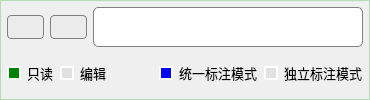
       <widget class="QGroupBox" name="groupBox_1">
        <property name="sizePolicy">
         <sizepolicy hsizetype="Expanding" vsizetype="Minimum">
          <horstretch>0</horstretch>
          <verstretch>0</verstretch>
         </sizepolicy>
        </property>
        <property name="minimumSize">
         <size>
          <width>0</width>
          <height>0</height>
         </size>
        </property>
        <property name="maximumSize">
         <size>
          <width>16777215</width>
          <height>1000000</height>
         </size>
        </property>
        <property name="styleSheet">
         <string notr="true">QGroupBox{border: 1px solid  rgb(180, 220, 180);}</string>
        </property>
        <property name="title">
         <string/>
        </property>
        <layout class="QVBoxLayout" name="verticalLayout_7">
         <property name="spacing">
          <number>6</number>
         </property>
         <property name="leftMargin">
          <number>6</number>
         </property>
         <property name="topMargin">
          <number>6</number>
         </property>
         <property name="rightMargin">
          <number>6</number>
         </property>
         <property name="bottomMargin">
          <number>6</number>
         </property>
         <item>
          <layout class="QHBoxLayout" name="horizontalLayout_28">
           <item>
            <widget class="QPushButton" name="pushButton_build_task">
             <property name="sizePolicy">
              <sizepolicy hsizetype="Minimum" vsizetype="Maximum">
               <horstretch>0</horstretch>
               <verstretch>0</verstretch>
              </sizepolicy>
             </property>
             <property name="minimumSize">
              <size>
               <width>35</width>
               <height>24</height>
              </size>
             </property>
             <property name="font">
              <font>
               <pointsize>10</pointsize>
              </font>
             </property>
             <property name="toolTip">
              <string>新建任务</string>
             </property>
             <property name="styleSheet">
              <string notr="true">QPushButton
{background-color: rgb(235, 235, 235);
border: 1px solid gray;
border-radius: 4px;
}
 QPushButton:hover {
            background-color:  rgb(225, 225, 225);
}

 QPushButton:pressed {
            background-color:  rgb(215, 215, 215);
        }        
</string>
             </property>
             <property name="text">
              <string/>
             </property>
             <property name="icon">
              <iconset>
               <normaloff>images/add/add.png</normaloff>images/add/add.png</iconset>
             </property>
             <property name="iconSize">
              <size>
               <width>16</width>
               <height>16</height>
              </size>
             </property>
            </widget>
           </item>
           <item>
            <widget class="QPushButton" name="pushButton_open_task">
             <property name="sizePolicy">
              <sizepolicy hsizetype="Minimum" vsizetype="Maximum">
               <horstretch>0</horstretch>
               <verstretch>0</verstretch>
              </sizepolicy>
             </property>
             <property name="minimumSize">
              <size>
               <width>35</width>
               <height>24</height>
              </size>
             </property>
             <property name="font">
              <font>
               <pointsize>10</pointsize>
              </font>
             </property>
             <property name="toolTip">
              <string>打开已有任务</string>
             </property>
             <property name="styleSheet">
              <string notr="true">QPushButton
{background-color: rgb(235, 235, 235);
border: 1px solid gray;
border-radius: 4px;
}
 QPushButton:hover {
            background-color:  rgb(225, 225, 225);
}

 QPushButton:pressed {
            background-color:  rgb(215, 215, 215);
        }        

</string>
             </property>
             <property name="text">
              <string/>
             </property>
             <property name="icon">
              <iconset>
               <normaloff>images/file_folder/open_folder.png</normaloff>images/file_folder/open_folder.png</iconset>
             </property>
             <property name="iconSize">
              <size>
               <width>16</width>
               <height>16</height>
              </size>
             </property>
            </widget>
           </item>
           <item>
            <widget class="QLineEdit" name="lineEdit">
             <property name="sizePolicy">
              <sizepolicy hsizetype="Expanding" vsizetype="Fixed">
               <horstretch>0</horstretch>
               <verstretch>0</verstretch>
              </sizepolicy>
             </property>
             <property name="minimumSize">
              <size>
               <width>270</width>
               <height>23</height>
              </size>
             </property>
             <property name="maximumSize">
              <size>
               <width>16777215</width>
               <height>1000000</height>
              </size>
             </property>
             <property name="font">
              <font>
               <pointsize>10</pointsize>
              </font>
             </property>
             <property name="contextMenuPolicy">
              <enum>Qt::CustomContextMenu</enum>
             </property>
             <property name="styleSheet">
              <string notr="true">border: 1px solid gray;
border-radius: 5px;</string>
             </property>
             <property name="readOnly">
              <bool>true</bool>
             </property>
            </widget>
           </item>
          </layout>
         </item>
         <item>
          <layout class="QHBoxLayout" name="horizontalLayout_7">
           <item>
            <widget class="QRadioButton" name="radioButton_read">
             <property name="enabled">
              <bool>true</bool>
             </property>
             <property name="sizePolicy">
              <sizepolicy hsizetype="Minimum" vsizetype="Minimum">
               <horstretch>0</horstretch>
               <verstretch>0</verstretch>
              </sizepolicy>
             </property>
             <property name="maximumSize">
              <size>
               <width>16777215</width>
               <height>20</height>
              </size>
             </property>
             <property name="font">
              <font>
               <pointsize>10</pointsize>
              </font>
             </property>
             <property name="toolTip">
              <string>图片分类通过剪切进行</string>
             </property>
             <property name="styleSheet">
              <string notr="true">QRadioButton::indicator:checked {
    background-color:       green;
    border:                 2px solid white;  
}

QRadioButton::indicator:unchecked {
    background-color:       rgb(225, 225, 225);
    border:                 2px solid white;  
}
QRadioButton::indicator:disabled {
    background-color:       rgb(100, 100, 100);
    border:                 2px solid white;  
}</string>
             </property>
             <property name="text">
              <string>只读</string>
             </property>
             <property name="checked">
              <bool>true</bool>
             </property>
             <attribute name="buttonGroup">
              <string notr="true">buttonGroup</string>
             </attribute>
            </widget>
           </item>
           <item>
            <widget class="QRadioButton" name="radioButton_write">
             <property name="enabled">
              <bool>true</bool>
             </property>
             <property name="sizePolicy">
              <sizepolicy hsizetype="Minimum" vsizetype="Minimum">
               <horstretch>0</horstretch>
               <verstretch>0</verstretch>
              </sizepolicy>
             </property>
             <property name="maximumSize">
              <size>
               <width>16777215</width>
               <height>20</height>
              </size>
             </property>
             <property name="font">
              <font>
               <pointsize>10</pointsize>
              </font>
             </property>
             <property name="toolTip">
              <string>图片分类通过复制进行</string>
             </property>
             <property name="styleSheet">
              <string notr="true">QRadioButton::indicator:checked {

    background-color:       green;
    border:                 2px solid white;  
}

QRadioButton::indicator:unchecked {

    background-color:       rgb(225, 225, 225);
    border:                 2px solid white;  
}
QRadioButton::indicator:disabled {

    background-color:       rgb(100, 100, 100);
    border:                 2px solid white;  
}</string>
             </property>
             <property name="text">
              <string>编辑</string>
             </property>
             <attribute name="buttonGroup">
              <string notr="true">buttonGroup</string>
             </attribute>
            </widget>
           </item>
           <item>
            <spacer name="horizontalSpacer_7">
             <property name="orientation">
              <enum>Qt::Horizontal</enum>
             </property>
             <property name="sizeHint" stdset="0">
              <size>
               <width>40</width>
               <height>20</height>
              </size>
             </property>
            </spacer>
           </item>
           <item>
            <widget class="QCheckBox" name="checkBox_one_label">
             <property name="sizePolicy">
              <sizepolicy hsizetype="Minimum" vsizetype="Minimum">
               <horstretch>0</horstretch>
               <verstretch>0</verstretch>
              </sizepolicy>
             </property>
             <property name="font">
              <font>
               <pointsize>10</pointsize>
              </font>
             </property>
             <property name="toolTip">
              <string>所有标注用一个统一的文件保存</string>
             </property>
             <property name="styleSheet">
              <string notr="true">QCheckBox::indicator:checked {
    background-color:       blue;
    border:                 2px solid white;  

}

QCheckBox::indicator:unchecked {
    background-color:       rgb(225, 225, 225);
    border:                 2px solid white;  

}
</string>
             </property>
             <property name="text">
              <string>统一标注模式</string>
             </property>
             <property name="checked">
              <bool>true</bool>
             </property>
            </widget>
           </item>
           <item>
            <widget class="QCheckBox" name="checkBox_separate_label">
             <property name="sizePolicy">
              <sizepolicy hsizetype="Minimum" vsizetype="Minimum">
               <horstretch>0</horstretch>
               <verstretch>0</verstretch>
              </sizepolicy>
             </property>
             <property name="font">
              <font>
               <pointsize>10</pointsize>
              </font>
             </property>
             <property name="toolTip">
              <string>每张图片都会保存单独的标注文件</string>
             </property>
             <property name="styleSheet">
              <string notr="true">QCheckBox::indicator:checked {
    background-color:       blue;
    border:                 2px solid white;  

}

QCheckBox::indicator:unchecked {
    background-color:       rgb(225, 225, 225);
    border:                 2px solid white;  

}
</string>
             </property>
             <property name="text">
              <string>独立标注模式</string>
             </property>
             <property name="checked">
              <bool>false</bool>
             </property>
            </widget>
           </item>
          </layout>
         </item>
        </layout>
       </widget>
